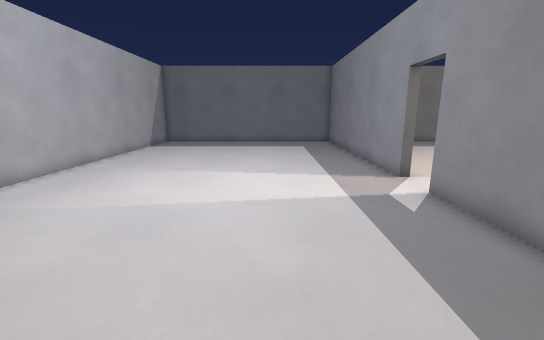
View 1 (above)

12 first-person views from a walk through a 3-D level made in the Godot game engine. The camera is 1.2 m above the floor, tilts 12° down and sees 90° across. The floor is counted in squares, 0.5 m on a side. Each view is taken from the middle of a square. On the plan, view 1 faces up. The plan holds only what a view shows up to about 18 squares ahead; the rest is blank. Door leaves are left out where a doorway can be walked through.

View 2
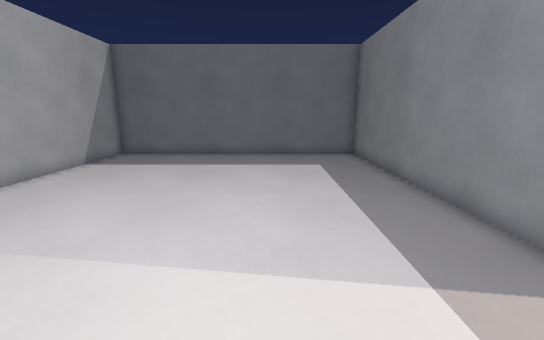

View 3
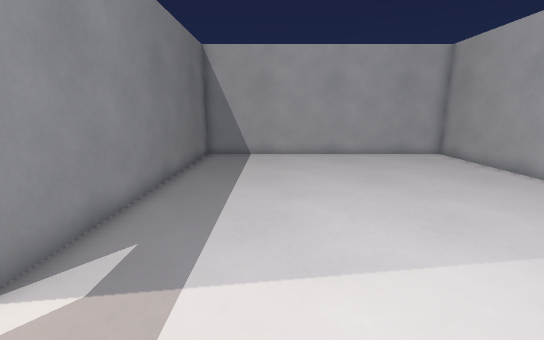

View 4
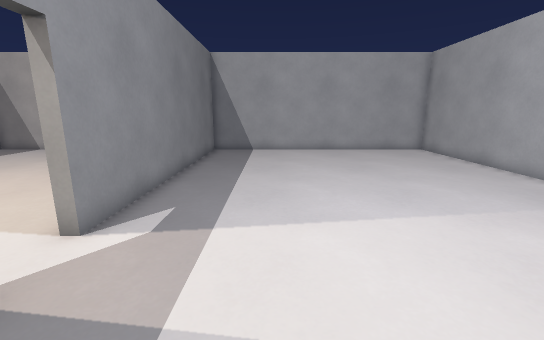

View 5
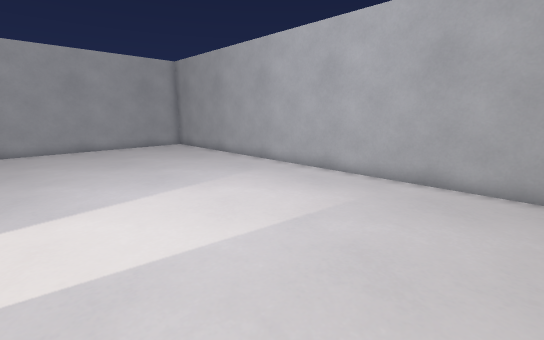

View 6
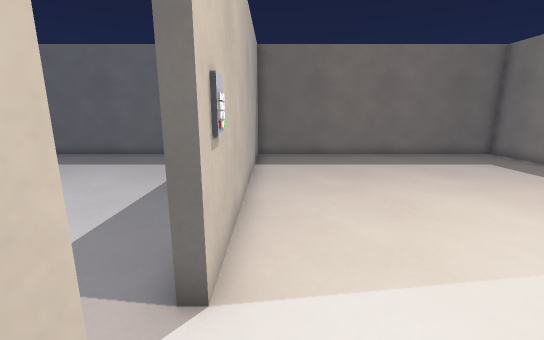

View 7
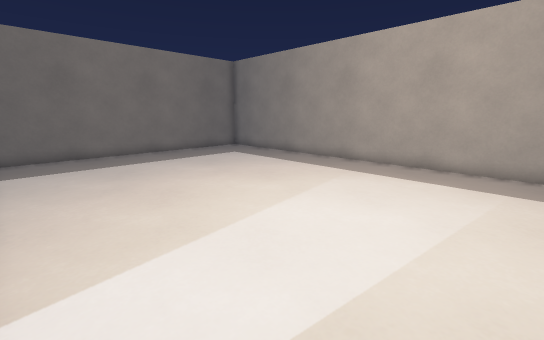

View 8
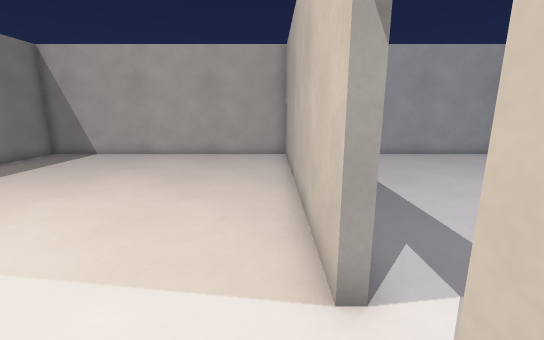

View 9
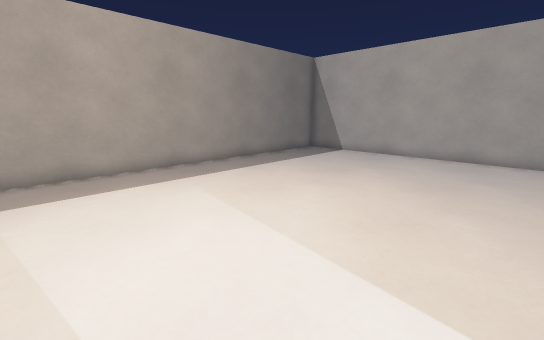

View 10
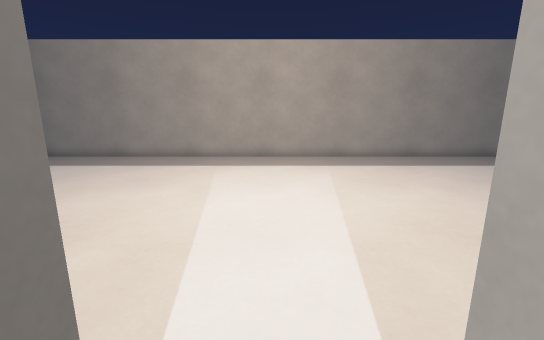

View 11
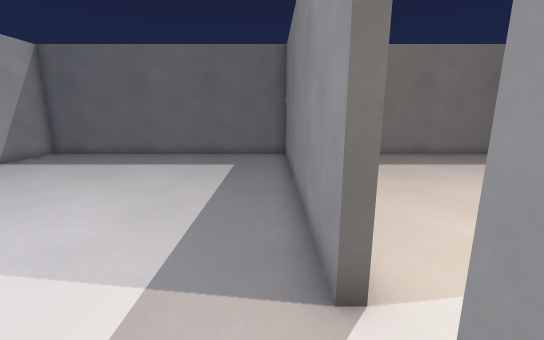

View 12
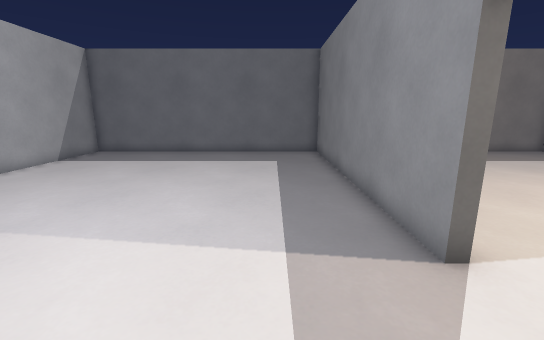

### Floor plan
Points are (right, up) in squares from view 1. A wall is a line through its corners. A room is listed if a view was taken in it or the views show most of it. See-through windows are left out.
Room 1 (views 1, 2, 3, 4, 5, 10, 11, 12)
walls: (4.8, 10) (4.8, 22.8) (-8.8, 22.8) (-8.8, -4.8) (4.8, -4.8) (4.8, 8)
ways out: open door at (5, 8.5) to room 2
Room 2 (views 6, 7, 8, 9)
walls: (5.2, 8) (5.2, -4.8) (18.8, -4.8) (18.8, 22.8) (5.2, 22.8) (5.2, 10)
ways out: open door at (5, 8.5) to room 1

Where each view was taken, in squares from view 1:
view 1: 0 up, 0 right, facing up
view 2: 7 up, 0 right, facing up
view 3: 11 up, 1 right, facing down
view 4: 13 up, 1 right, facing down
view 5: 15 up, 1 right, facing down-left
view 6: 7 up, 6 right, facing up
view 7: 6 up, 6 right, facing up-right
view 8: 11 up, 6 right, facing down
view 9: 11 up, 7 right, facing down-right
view 10: 9 up, 4 right, facing right
view 11: 7 up, 4 right, facing up
view 12: 6 up, 2 right, facing up
